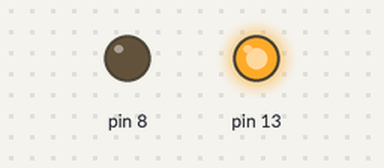
This sketch was run on a simulated Arduino Uno, built with avr-gcc and run on an emulated ATmega328P. On the bench: output pins drawn as LEDs (lit = HIGH).

Above: at 0.5 s.
At 2.5 s:
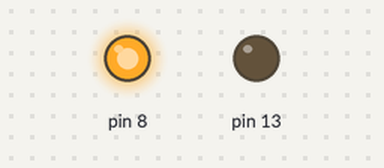
At 3.5 s:
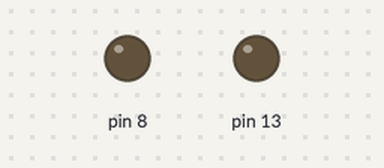
Timing chart, 0 to 5.2 s (numbered marks = the images above):
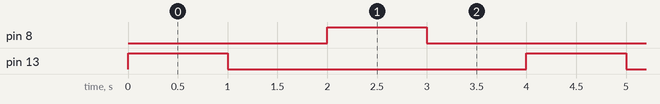

The sketch:

taskfour.ino
```cpp
void setup() {
pinMode(13, OUTPUT);
pinMode(8, OUTPUT);
}
void loop() {
digitalWrite(13, HIGH);
delay(1000);
digitalWrite(13, LOW);
delay(1000);
digitalWrite(8, HIGH);
delay(1000);
digitalWrite(8, LOW);
delay(1000);
}
```

Measured:
- by itself, pin 8, pin 13: alternates HIGH for 1.0 s and LOW for 3.0 s
- by itself, everything shown: repeats every 4.0 s, in 4 steps
